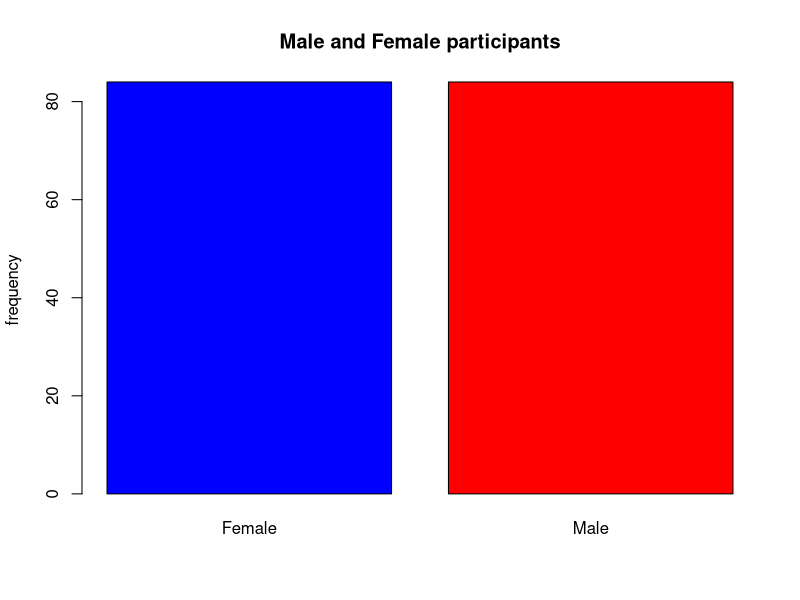
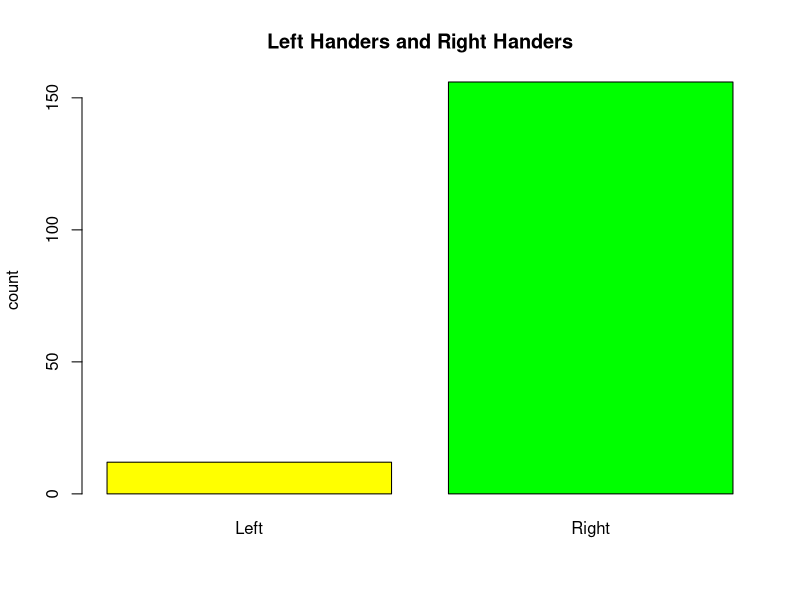
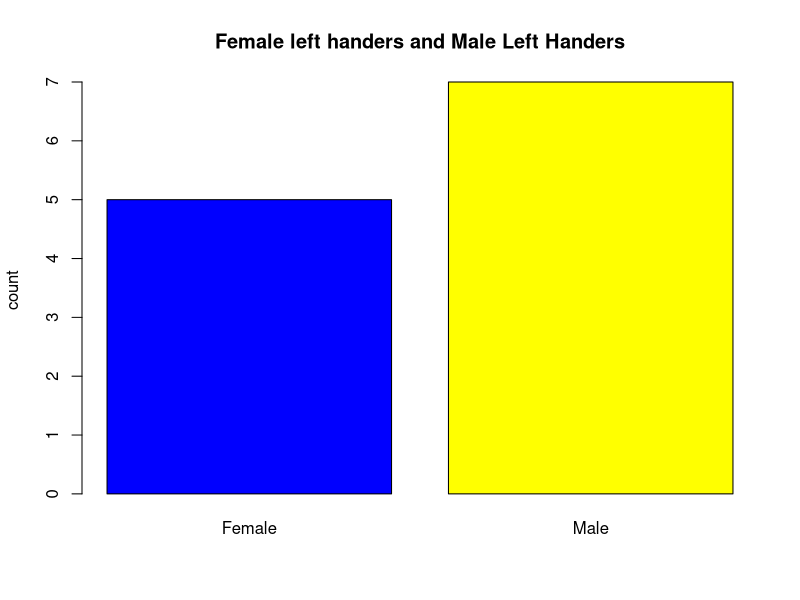
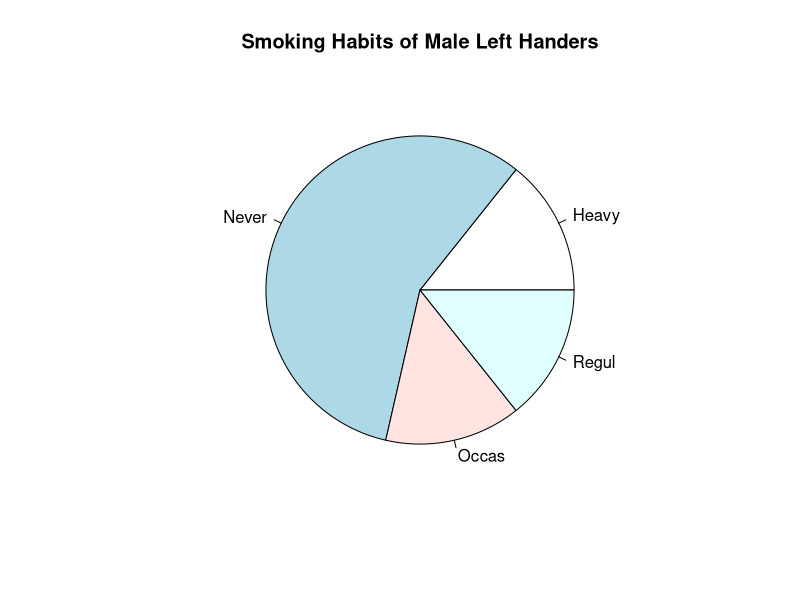
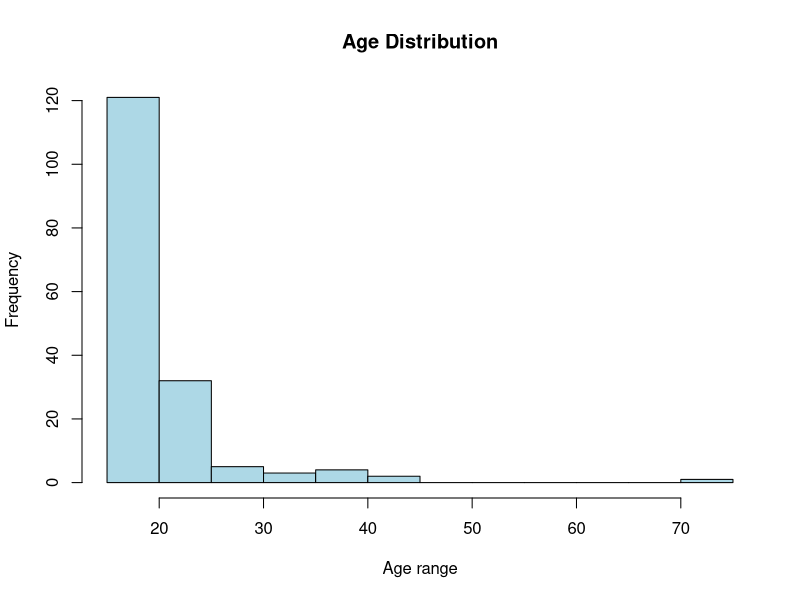
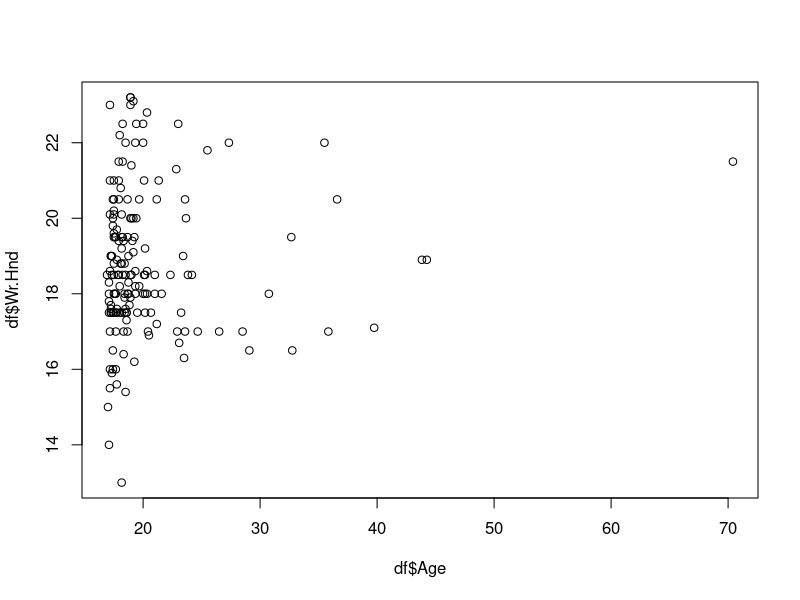
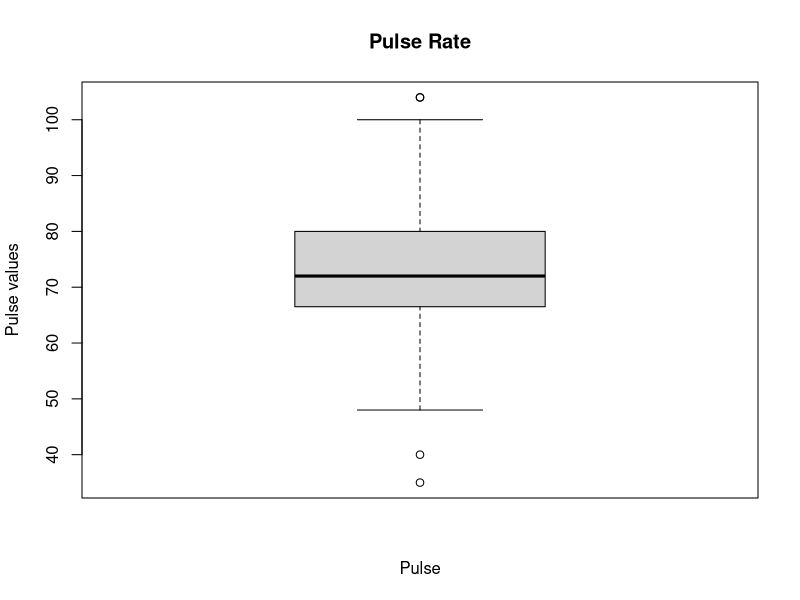
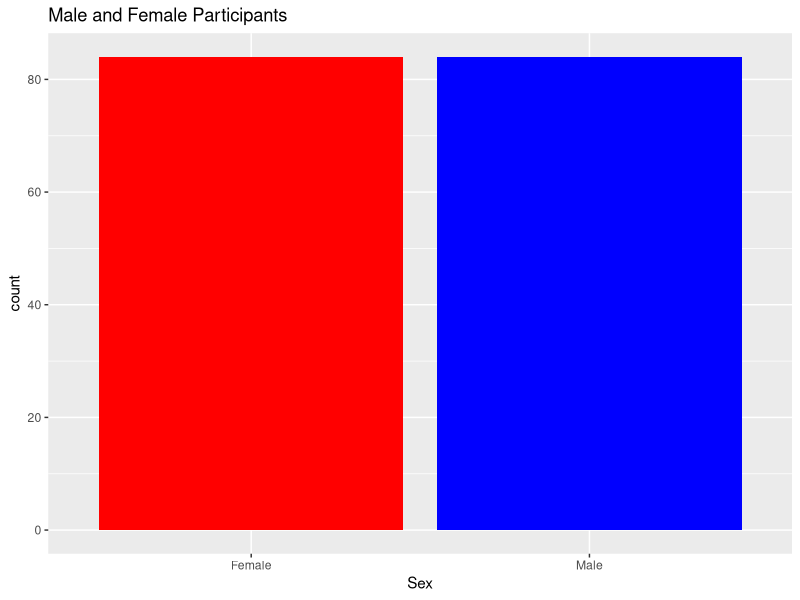

The R source for these figures, in order:
## ---- chunk 1
rm(list=ls())

library(MASS)
library(dplyr)

df=na.omit(survey)

## ---- chunk 2
#1
c=df%>%
  group_by(Sex)%>%
  tally()
c=pull(c,n)
barplot(c, main="Male and Female participants", ylab = "frequency", col=c("blue", "red"), names.arg = levels(df$Sex))

## ---- chunk 3
#2
c=df%>%
  group_by(W.Hnd)%>%
  tally()
c=pull(c)
barplot(c, main="Left Handers and Right Handers", ylab="count", col=c("yellow", "green"), names.arg=levels(df$W.Hnd))

## ---- chunk 4
#3
c=df%>%
  filter(W.Hnd=="Left")%>%
  group_by(Sex)%>%
  tally()
c=pull(c)
barplot(c,main="Female left handers and Male Left Handers", ylab="count", col=c("blue", "yellow"), names.arg=levels(df$Sex))

## ---- chunk 5
#4
c=df%>%
  filter(Sex=="Male" & W.Hnd=="Left")%>%
  group_by(Smoke)%>%
  tally()
c=pull(c,n)
pie(c, levels(df$Smoke), main="Smoking Habits of Male Left Handers")

## ---- chunk 6
#5.
hist(df$Age, main="Age Distribution", xlab="Age range", ylab="Frequency", col="light blue")

## ---- chunk 7
#6
plot(df$Age, df$Wr.Hnd)
## ---- chunk 8
#7
boxplot(df$Pulse, main="Pulse Rate", ylab="Pulse values", xlab="Pulse")
summary(df$Pulse)

## ---- chunk 9
#1
#install.packages("ggplot2")
library(ggplot2)
## ---- chunk 10
#2
ggplot(df, aes(x=Sex))+geom_bar(fill=c("red", "blue"))+ggtitle("Male and Female Participants")
## ---- chunk 11
#3
ggplot(df, aes(x=W.Hnd))+geom_bar(fill=c("yellow", "green"))+ggtitle("Left and Right Handers")
## ---- chunk 12
#4
c=df%>%
  filter(W.Hnd=="Left")
ggplot(c, aes(x=Sex))+geom_bar(fill=c("blue", "yellow"))+ggtitle("Female and Male Left Handers")

## ---- chunk 13
#5
c=df%>%
  filter(Sex=="Male" & W.Hnd=="Left")
ggplot(c, aes(x=Age,y=Smoke, fill=Smoke))+geom_bar(stat="identity", width=1)+coord_polar("y", start=0)


## ---- chunk 14
#6
ggplot(df, aes(x=Age))+geom_histogram(fill="light blue")+ggtitle("Age Distribution")+ylab("Frequency")+xlab("Age Range")

## ---- chunk 15
#7
ggplot(df, aes(x=Age, y=Wr.Hnd))+geom_point()
## ---- chunk 16

#8
c=df%>%
  filter(W.Hnd=="Left")
ggplot(c, aes(x=Wr.Hnd, y=Pulse,color=Sex, size=Height))+geom_point()

## ---- chunk 17
#9
ggplot(df , aes(x=Sex, y= Height,color=Sex)) +geom_point()+facet_wrap(~W.Hnd)

## ---- chunk 18
#10
ggplot(df,aes(x=Wr.Hnd,y=NW.Hnd,color=W.Hnd))+geom_point()+facet_wrap(~Clap)+labs(title = "claps")

## ---- chunk 19
#11
ggplot(df,aes(x=Exer,y=Age))+geom_point()+facet_wrap(~Sex)

## ---- chunk 20
#12
ggplot(df,aes(x=Smoke,y=Wr.Hnd))+geom_boxplot()

